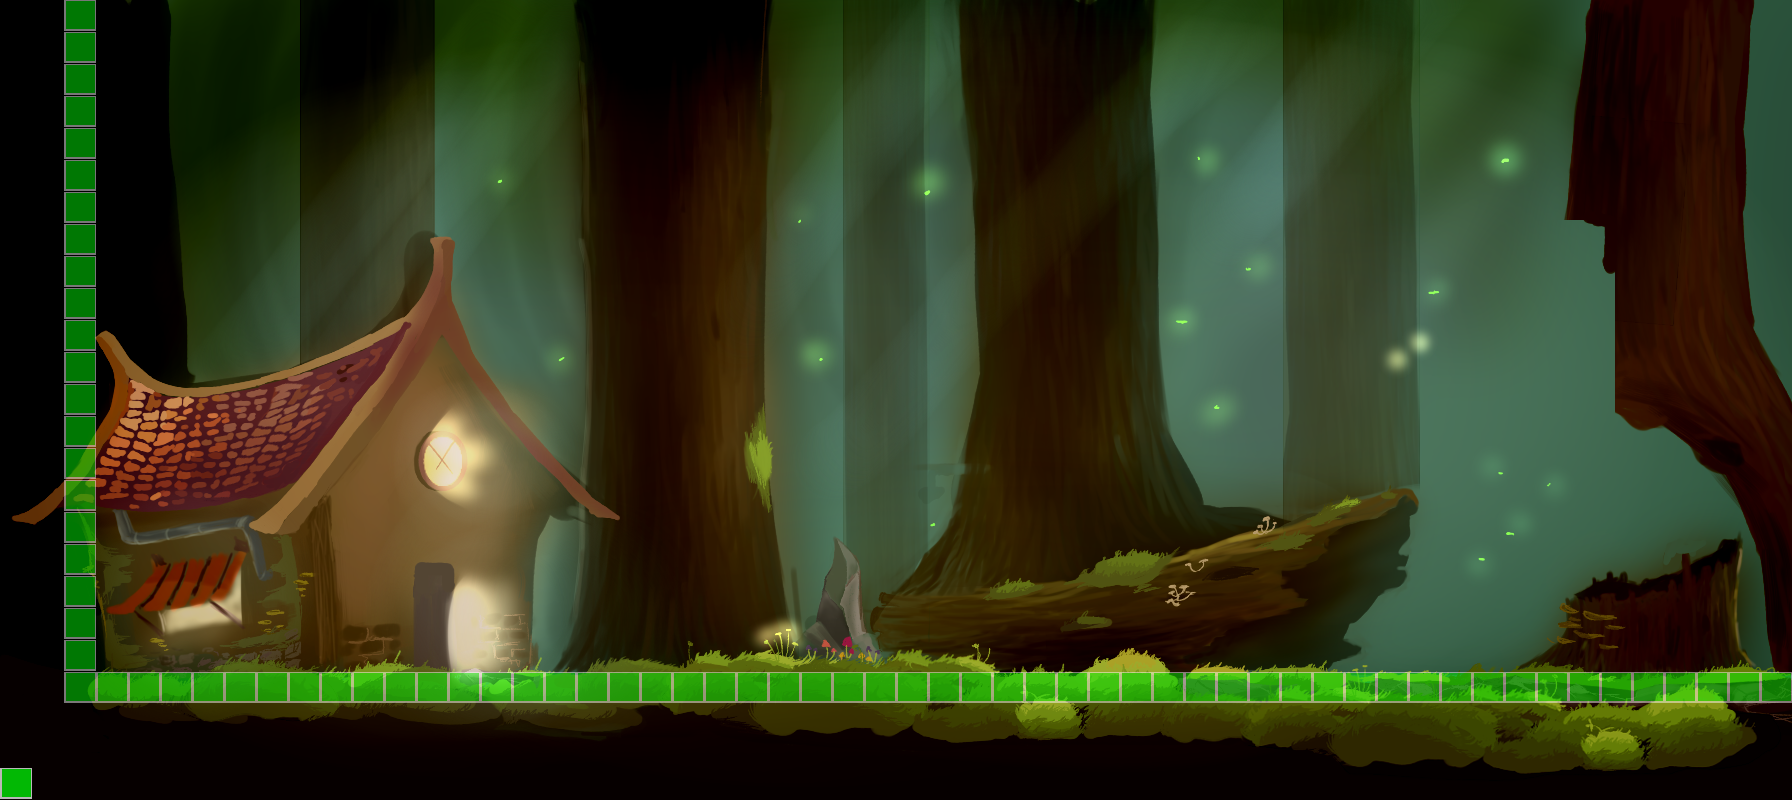

This game map was drawn from its Tiled (.tmx) file and the tilesets committed beside it. A one-line description and the trimmed map source follow:
An orthogonal 56x25 tile map with 32x32 px tiles, 5 tile layers (background, floor, wall, leftslope, ...), 2 tilesets.

<map version="1.0" orientation="orthogonal" renderorder="right-down" width="56" height="25" tilewidth="32" tileheight="32" nextobjectid="1">
 <tileset firstgid="1" name="scene0map" tilewidth="1800" tileheight="800">
  <image source="scene0map.png" width="1800" height="800" />
 </tileset>
 <tileset firstgid="2" name="a" tilewidth="32" tileheight="32">
  <image source="a.png" width="32" height="32" />
 </tileset>
 <layer name="background" width="56" height="25">
  <data>[1400 cells, 1 non-empty, 1 distinct tile ids]</data>
 </layer>
 <layer name="floor" width="56" height="25">
  <data>[1400 cells, 53 non-empty, 1 distinct tile ids]</data>
 </layer>
 <layer name="wall" width="56" height="25">
  <data>[1400 cells, 22 non-empty, 1 distinct tile ids]</data>
 </layer>
 <layer name="leftslope" width="56" height="25">
  <data>[1400 cells, 1 non-empty, 1 distinct tile ids]</data>
 </layer>
 <layer name="rightslope" width="56" height="25">
  <data>[1400 cells, 1 non-empty, 1 distinct tile ids]</data>
 </layer>
</map>
